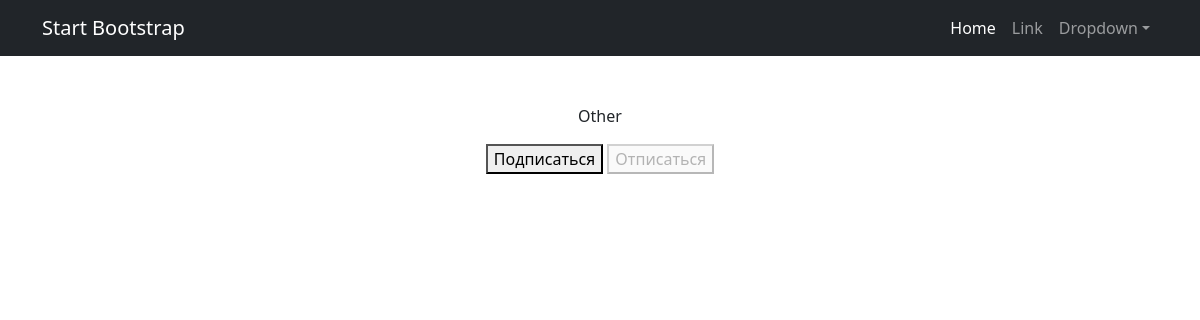
The app's page /subscriptions/ (signed in), older data.
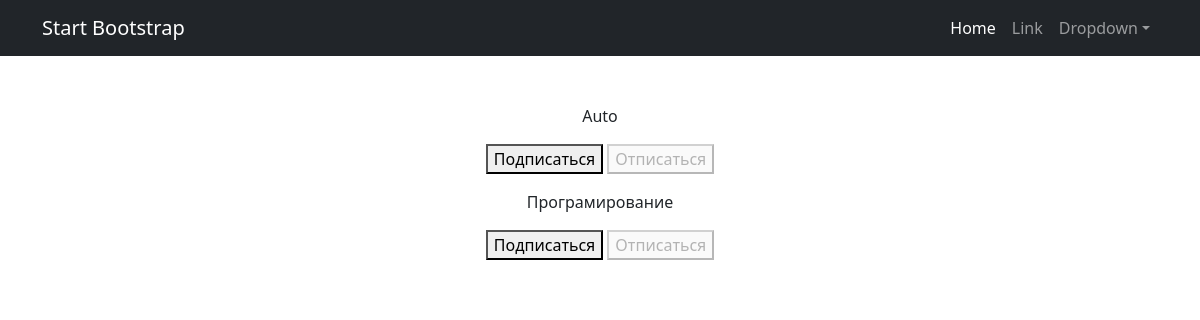
The same page, newer data.
### newsarticle/models.py (models this page shows, shortened)
class Category(models.Model):
    naming = models.CharField(max_length=64, unique=True)

### newsarticle/views.py (the view, shortened to what this page needs)
# urls.py: path('subscriptions/', subscriptions, name='subscriptions'),
@login_required
@csrf_protect
def subscriptions(request):
    categories_with_subscriptions = Category.objects.annotate(
        user_subscribed=Exists(
            Subscriber.objects.filter(
                user=request.user,
                category=OuterRef('pk'),
            )
        )
    ).order_by('naming')
    return render(
        request,
        'subscriptions.html',
        {'categories': categories_with_subscriptions},
    )

### templates/subscriptions.html (shortened to what this page needs)
{% extends 'flatpages/default.html' %}
{% block content %}
    {% for category in categories  %}
        <p>
            {{ category.naming }}
            <form method="post">
                {% if category.user_subscribed %}
                    <button disabled>Подписаться</button>
                    <button name="action" value="unsubscribe">Отписаться</button>
                {% else %}
                    <button name="action" value="subscribe">Подписаться</button>
                    <button disabled>Отписаться</button>
                {% endif %}
            </form>
        </p>
    {% endfor %}
{% endblock content %}

### templates/flatpages/default.html (shortened to what this page needs)
<!DOCTYPE html>
<html lang="en">
    <head>
        {% load static %}
        <link href="{% static 'css/styles.css' %}" rel="stylesheet" />
    </head>
    <body>
        <nav class="navbar navbar-expand-lg navbar-dark bg-dark">
            <div class="container">
                <a class="navbar-brand" href="#">Start Bootstrap</a>
                <div class="collapse navbar-collapse" id="navbarSupportedContent">
                    <ul class="navbar-nav ms-auto mb-2 mb-lg-0">
                        <li class="nav-item"><a class="nav-link active" aria-current="page" href="#">Home</a></li>
                        <li class="nav-item"><a class="nav-link" href="#">Link</a></li>
                        <li class="nav-item dropdown">
                            <a class="nav-link dropdown-toggle" id="navbarDropdown" href="#" role="button" data-bs-toggle="dropdown" aria-expanded="false">Dropdown</a>
                        </li>
                    </ul>
                </div>
            </div>
        </nav>
        <div class="container">
            <div class="text-center mt-5">
                <p class="lead">{% block content %}{% endblock content %}</p>
            </div>
        </div>
    </body>
</html>

Row changes from the older to the newer data that the page shows:
removed Category: naming "Other", shows "Подписаться"
added Category: naming "Auto", shows "Подписаться"
added Category: naming "Програмирование", shows "Подписаться"
